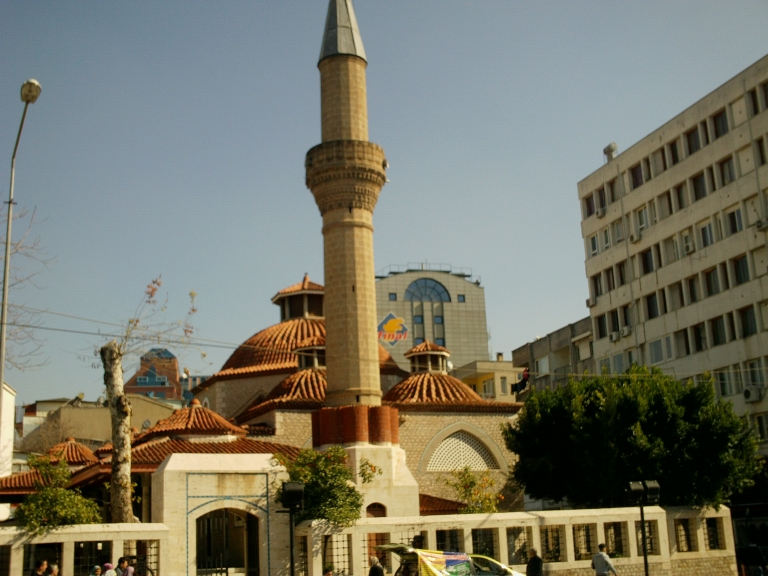
#> input picture datas/cami.jpg, 768 x 576 px
$ python Ders9.py   (Python 2 division)
#> lines starting #> are read from the running program, lines starting #| are printed output that depends on the picture; after the words box and inside, x2 and y2 are one past the last pixel; in counts of white or black regions, pixels touching at a corner belong together
# -*- coding: utf-8 -*-
import cv2
import numpy as np
import matplotlib.pyplot as plt
import math

def set_detector_by_name(name):
	det = None
	if name == "Agast" :
		det = cv2.AgastFeatureDetector_create()
	elif name == "FAST" :
		det = cv2.FastFeatureDetector_create()
	elif name == "GFTT" :
		det = cv2.GFTTDetector_create(310)
	elif name == "HARRIS":
		det = cv2.GFTTDetector_create(310,0.001,10,3,useHarrisDetector=True)
	elif name == "KAZE":
		det = cv2.KAZE_create(False, False, 0.001, 4, 4)
	elif name == "ORB":
		det = cv2.ORB_create()
	elif name == "STAR":
		det = cv2.xfeatures2d.StarDetector_create()
	elif name == "SURF":
		det = cv2.xfeatures2d.SURF_create()
	elif name == "SIFT":
		det = cv2.xfeatures2d.SIFT_create()
	elif name == "AKAZE":
		det = cv2.AKAZE_create()
	else:
		print "Not Implemented Error ..."
	return det

def set_descriptor(name):
	desc = None
	if name == "SIFT" :
		desc = cv2.xfeatures2d.SIFT_create()
	elif name == "SURF" :
		desc = cv2.xfeatures2d.SURF_create()
	elif name == "ORB" :
		desc = cv2.ORB_create()
	elif name == "BRISK" :
		desc = cv2.BRISK_create()
	elif name == "Brief" :
		desc = cv2.xfeatures2d.BriefDescriptorExtractor_create()
	elif name == "FREAK" :
		desc = cv2.xfeatures2d.FREAK_create()
	elif name == "LATCH" :
		desc = cv2.xfeatures2d.LATCH_create()
	elif name == "AKAZE" :
		desc = cv2.AKAZE_create()
	elif name == "KAZE" :
		desc = cv2.KAZE_create()
	elif name == "DAISY" :
		desc = cv2.xfeatures2d.DAISY_create()
	elif name == "LUCID" :
		desc = cv2.xfeatures2d.LUCID_create()

	return desc


def Feature2D_Demo():
	wName = "Feature2D Demo  "
	isChanged = True

	print wName,"\n + or - for Rotation Ange\n * or / for scale\n! ) for toggle keyPoint drawing mode"

	menu = ["A ) Agast",
			"F ) FAST",
			"G ) GFTT",
			"H ) HARRIS",
			"K ) KAZE",
			"O ) ORB",
			"R ) STAR",
			"S ) SURF",
			"T ) SIFT",
			"Z ) AKAZE"]

	mkeys = 'AFGHKORSTZ'

	featureNames = ["Agast",
					"FAST",
					"GFTT",
					"HARRIS",
					"KAZE",
					"ORB",
					"STAR",
					"SURF",
					"SIFT",
					"AKAZE"]

	for item in menu:
		print(item)


	oImg = cv2.imread("../datas/cami.jpg")
#> oImg is the input picture: shape (576, 768, 3); mean B, G, R 103.3, 118.5, 119.2
	cv2.imshow(wName,oImg)
	detector = cv2.FastFeatureDetector_create()
	flag = cv2.DRAW_MATCHES_FLAGS_DEFAULT

	rAngle = 0
	scale = 1
	while True:
		if isChanged :
			isChanged = False
			rotationMat = cv2.getRotationMatrix2D((oImg.shape[1]/2,oImg.shape[0]/2),rAngle,scale)
#> rotationMat = [[1, 0, 0], [0, 1, 0]]
			outImg  = cv2.warpAffine(oImg,rotationMat,(oImg.shape[1],oImg.shape[0]))
			print "Rotation Angle of image : ",rAngle," -- Scale Factor : ",scale
			ogray = cv2.cvtColor(outImg,cv2.COLOR_BGR2GRAY)
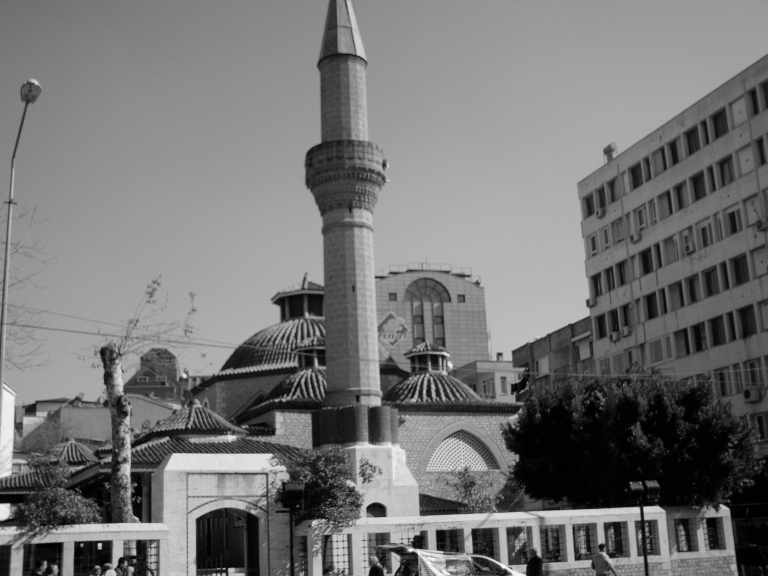
#> ogray: shape (576, 768); min 0, max 249, mean 117
			keysOut = detector.detect(ogray,None)
#> keysOut = 6983 keypoints; strongest (x, y, size): (100, 544, 7), (99, 548, 7), (644, 507, 7), (135, 554, 7)
			cv2.drawKeypoints(outImg, keysOut[:120],outImg, flags=flag)
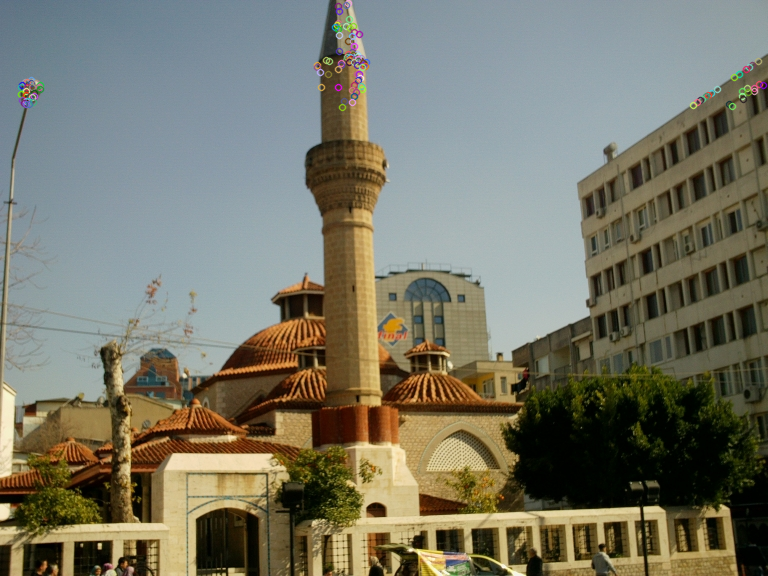
#> outImg: shape (576, 768, 3); 0.81% of pixels changed, all inside (x1, y1, x2, y2) = (17, 0, 768, 112)
			cv2.imshow(wName,outImg)

		else:
			isChanged = True
			key = cv2.waitKey(-1)
			if key == ord('+'):
				rAngle += 10
				if rAngle >= 360 :
					rAngle = rAngle%360

			elif key == ord('-'):
				rAngle -= 10
				if rAngle < 0 :
					rAngle += 360

			elif key == ord('*'):
				scale *=1.1

			elif key == ord('/'):
				scale /=1.1

			elif key == 27:
				break
			elif key == ord('!'):
				if flag == cv2.DRAW_MATCHES_FLAGS_DEFAULT:
					flag = cv2.DRAW_MATCHES_FLAGS_DRAW_RICH_KEYPOINTS
				else:
					flag = cv2.DRAW_MATCHES_FLAGS_DEFAULT
				print " Keypoint Drawing method changed "
			elif chr(key).upper() in mkeys:
				ix = mkeys.index(chr(key).upper())
				print " Actieve Feature Detector : ",featureNames[ix]
				detector = set_detector_by_name(featureNames[ix])
				pass
			else:
				isChanged = False
				continue


	cv2.destroyWindow(wName)

def DescriptionDemo():
	featureNames = ["Agast",
					"FAST",
					"GFTT",
					"HARRIS",
					#"KAZE",
					"ORB",
					"STAR",
					#"BRISK",
					"AKAZE",
					"SURF", # dont use each other
					"SIFT"	# dont use each other
					]

	descNames = ["SIFT","SURF","ORB","BRISK",
				"Brief","FREAK","LATCH","AKAZE"
				]#"KAZE","DAISY","LUCID"]


	img1 = cv2.imread("../datas/mevlana1.png")
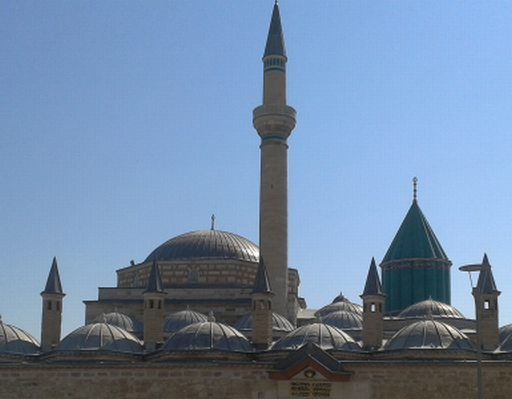
#> input picture datas/mevlana1.png, 512 x 399 px
#> img1 is the input picture: shape (399, 512, 3); mean B, G, R 167.2, 138.3, 114.3
	img2 = cv2.imread("../datas/mevlana2.png")
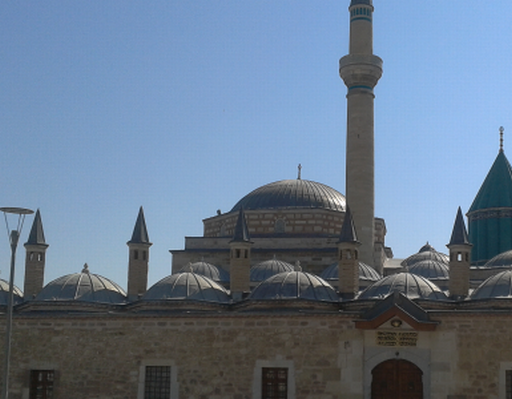
#> input picture datas/mevlana2.png, 512 x 399 px
#> img2 is the input picture: shape (399, 512, 3); mean B, G, R 143.1, 121.7, 103.3
	gray1 = cv2.cvtColor(img1,cv2.COLOR_BGR2GRAY);
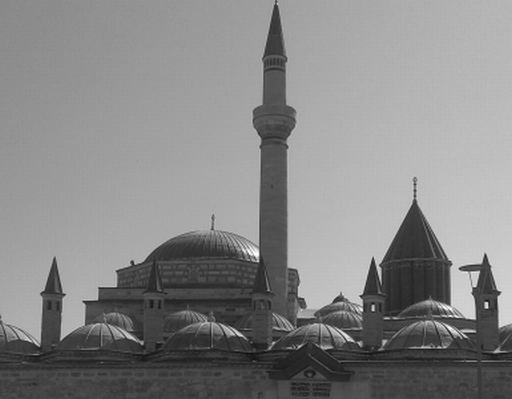
#> gray1: shape (399, 512); min 13, max 255, mean 134.4
	gray2 = cv2.cvtColor(img2,cv2.COLOR_BGR2GRAY);
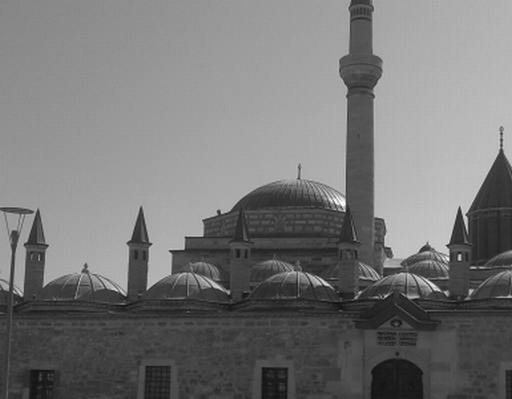
#> gray2: shape (399, 512); min 16, max 255, mean 118.7
	matcher = cv2.BFMatcher(cv2.NORM_HAMMING, crossCheck=True)

	FLANN_INDEX_KDTREE = 0
	index_params = dict(algorithm = FLANN_INDEX_KDTREE, trees = 10)
	search_params = dict(checks=50)
	flann = cv2.FlannBasedMatcher(index_params,search_params)

	wName = "Matches";
	for j,detect_name in enumerate(featureNames):
		print j
		detector = set_detector_by_name(detect_name)
		#print "Before detect"
		keys1 = detector.detect(gray1)
		keys2 = detector.detect(gray2)
		#print "After detect"

		for i , desc_name in enumerate(descNames):
			print "Before desc"
			descriptor = set_descriptor(desc_name)
			print "After desc"
			try:
				print "Before compute"
				_,desc1 = descriptor.compute(gray1,keys1)
				_,desc2 = descriptor.compute(gray2,keys2)
				print "After compute"
				try :
					matches = matcher.match(desc1,desc2)
					print 'BForce Mode Actieve'
				except:
					matches = flann.match(desc1,desc2)
					print 'Flann Mode Actieve'


				print "After match"
				matches = sorted(matches, key = lambda x:x.distance)
				print "Before draw Matches"
				img3 = cv2.drawMatches(img1,keys1,img2,keys2,matches[:10],None, flags=2)
				print "After draw match"
				cv2.imshow(wName,img3)
				print detect_name,' --> ',desc_name
				key = cv2.waitKey(0)
				if key == 27:
					break
			except:
				print "Incompatable ",detect_name,desc_name
		if key == 27:
			break
#> this loop made 1 pass; (key Esc is pressed on pass 1)
#> pass 1, in DescriptionDemo, `cv2.imshow(wName,img3)`:
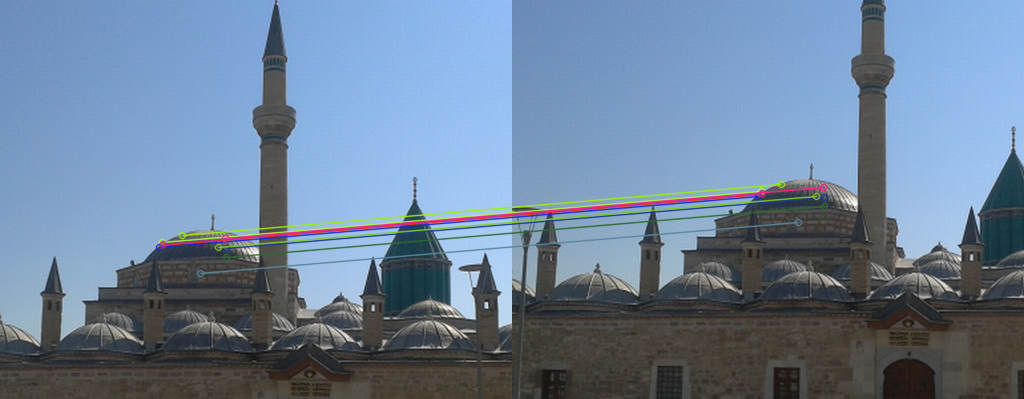
#> window 'Matches': shape (399, 1024, 3); mean B, G, R 153.8, 129.5, 108.8
	cv2.destroyWindow(wName)

#def setFeatureDetector(int i, string& featureName, cv::Ptr<cv::FeatureDetector> &detector);
#def setFeatureDescriptor(int i, string& descriptorName,  cv::Ptr<cv::DescriptorExtractor> &dExt);

def Feature2D_MatchingDemo():
	wName = "Feature2D_MatchingDemo"
	img1 = cv2.imread("../datas/mevlana1.png")
	img2 = cv2.imread("../datas/mevlana2.png")
	gray1 = cv2.cvtColor(img1,cv2.COLOR_BGR2GRAY);
	gray2 = cv2.cvtColor(img2,cv2.COLOR_BGR2GRAY);

#> (the run stopped early here; a loop or call above may not have finished)
